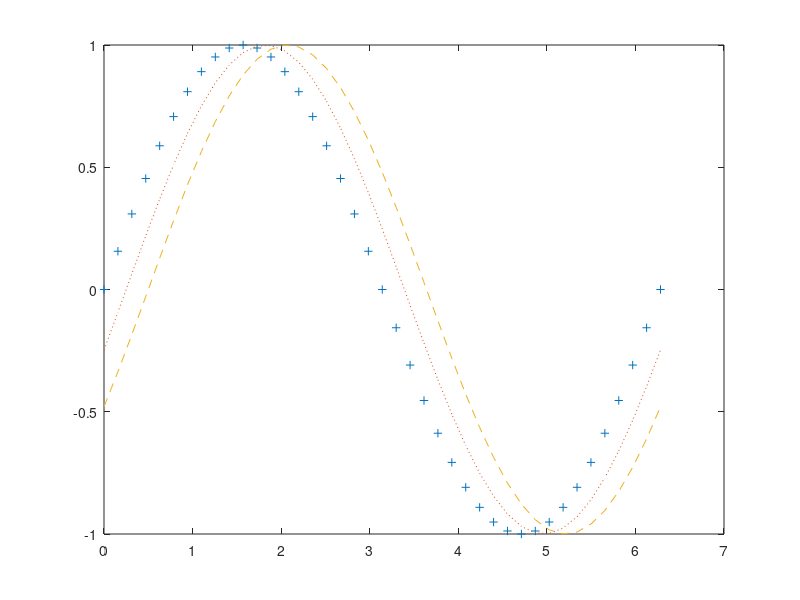

The MATLAB source for this figure:
%% Exemple de gràfiques
%  Tres funcions en un mateix plot

% Hold on afegeix sobre plot existent
% pause(t) para t segons, i pause espera a acció

x = 0 : pi/20 : 2*pi;

y1 = sin(x);
plot(x, y1, '+'); hold on; pause(2);

y2 = sin(x - 0.25);
plot(x, y2, ':'); hold on; pause;

y3 = sin(x - 0.50);
plot(x, y3, '--'); hold off
